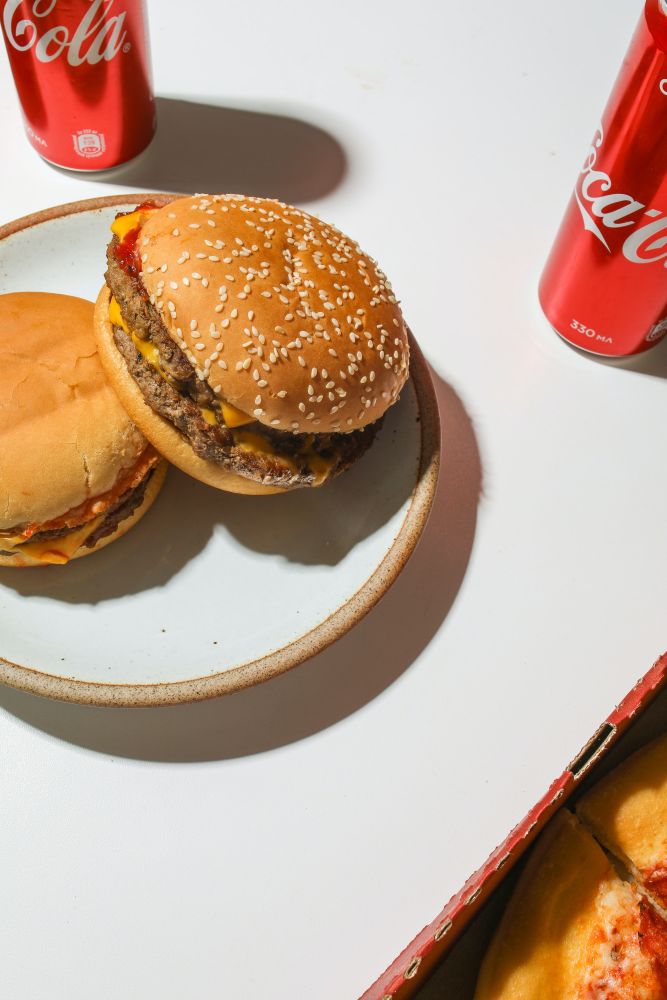
#> input picture opencv-intro/burger.jpg, 2000 x 3000 px, found by its file name (shown at 1/3 size)
$ jupyter execute opencv-intro.ipynb   (shell and % lines are left out)
#> lines starting #> are read from the running program, lines starting #| are printed output that depends on the picture
[cell 1]
import cv2
from matplotlib import pyplot as plt

Reading an image

[cell 2]
# read an image
img = cv2.imread("C:/Users/18-0070/Desktop/opencv-tutorial/burger.jpg", 1)
#> img is the input picture: shape (3000, 2000, 3); mean B, G, R 146.1, 165, 193.3
type(img)
# -1 means transparency will be neglected, 0 means grayscale, 1 means as it is

# load an image
cv2.imshow('image',img)


# to wait for some time before exiting the program
cv2.waitKey(0)

# destroy all windows
cv2.destroyAllWindows()

Resizing an image

[cell 3]
img = cv2.imread("C:/Users/18-0070/Desktop/opencv-tutorial/burger.jpg", 1)

# resize an image
# img = cv2.resize(img, (400, 400) )

# or

img = cv2.resize(img, (0,0), fx=0.5, fy=0.5)
#> img: shape (1500, 1000, 3)
# will reduce the image size by 50%

# load an image
cv2.imshow('image',img)


# to wait for some time before exiting the program
cv2.waitKey(0)

# destroy all windows
cv2.destroyAllWindows()

Rotating an image

[cell 4]
img = cv2.imread("C:/Users/18-0070/Desktop/opencv-tutorial/burger.jpg", 1)


# rotate an image
img = cv2.rotate(img, cv2.cv2.ROTATE_90_CLOCKWISE)
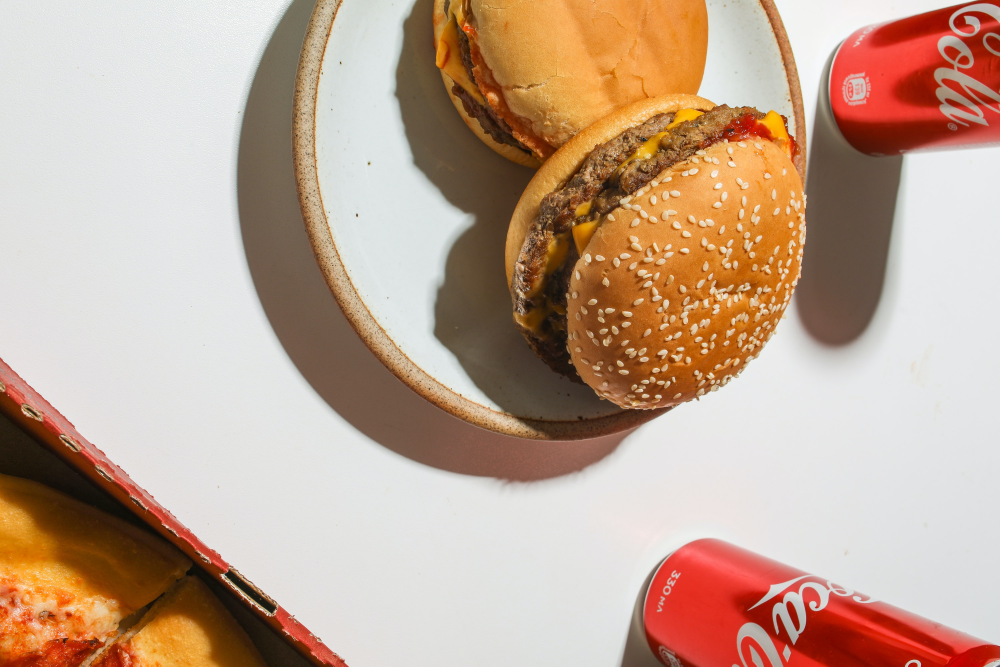
#> img: shape (2000, 3000, 3) (shown at 1/3 size); mean B, G, R 146.1, 165, 193.3

# load an image
cv2.imshow('image',img)


# to wait for some time before exiting the program
cv2.waitKey(0)

# destroy all windows
cv2.destroyAllWindows()
